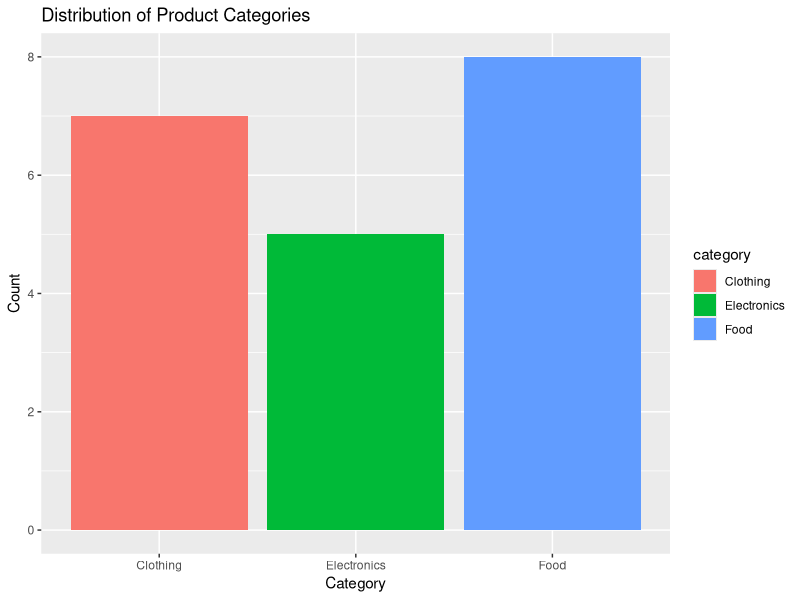

The R source for this figure:
## ---- chunk 1

# Creating a factor from a character vector
gender_vector <- c(rep("Male",5),rep("Female",7))
gender_factor <- factor(gender_vector)

# Displaying the factor
print(gender_factor)

## ---- chunk 2

# Creating a factor with specified levels
education_vector <- c("High School", "Bachelor's", "Master's", "PhD")
education_factor <- factor(education_vector, levels = c("High School", "Bachelor's", "Master's", "PhD"))

# Displaying the factor
print(education_factor)


## ---- chunk 3

# Creating an ordered factor
rating_vector <-  c(rep("Low",4),rep("Medium",5),rep("High",2))
rating_factor <- factor(rating_vector, ordered = TRUE, levels = c("Low", "Medium", "High"))

# Displaying the ordered factor
print(rating_factor)

## ---- chunk 4

rating_vector_2 <- factor(rating_vector,
                          levels = c("High","Medium","Low"), 
                          ordered = TRUE)
print(rating_vector_2)

## ---- chunk 5

new_factor <- gl(n = 3, 
                 k = 4, 
                 labels = c("level1", "level2","level3"),
                 ordered = TRUE)
print(new_factor)

## ---- chunk 6

# Sample data as a vector
gender <- c("Male", "Female", "Male", "Male", "Female")

# Converting to factor
gender_factor <- factor(gender)

# Checking levels
levels(gender_factor)

# Checking unique values within the factor
unique(gender_factor)

## ---- chunk 7

# Simulated data for spending behavior
n <- 100
spending <- runif(n, min = 100, max = 600)

income_levels <- sample(c("Low", "High", "Medium"), 
                        size = n, 
                        replace = TRUE)
education_levels <- sample(c("High School", "Graduate", "Undergraduate"), 
                           size = n, 
                           replace = TRUE)

# Creating factor variables for income and education
income_factor <- factor(income_levels)
education_factor <- factor(education_levels)

# Linear model with both income and education as factor variables
model <- lm(spending ~ income_factor + education_factor)
summary(model)

## ---- chunk 8

# Creating a large dataset with a categorical variable
large_data <- sample(c("A", "B", "C", "D"), 10^6, replace = TRUE)

# Memory usage comparison
object.size(large_data) # Memory usage without factor

large_data_factor <- factor(large_data)
object.size(large_data_factor) # Memory usage with factor


## ---- chunk 9

# Creating a factor with specified levels
temperature <- c("Low", "Medium", "High", "Low", "Extreme")

# Defining specific levels
temperature_factor <- factor(temperature, levels = c("Low", "Medium", "High"))

# Replacing with an undefined level will generate a warning
temperature_factor[5] <- "Extreme High"

## ---- chunk 10

library(ggplot2)

# Sample data: product categories

categories <- sample(c("Electronics", "Clothing", "Food"),
                     size = 20 ,
                     replace = TRUE)
category_factor <- factor(categories)

# Creating a bar plot with factors using ggplot2
library(ggplot2)

# Creating a data frame for ggplot
data <- data.frame(category = category_factor)

# Creating a bar plot
ggplot(data, aes(x = category, fill = category)) +
  geom_bar() +
  labs(title = "Distribution of Product Categories", 
       x = "Category", 
       y = "Count")



